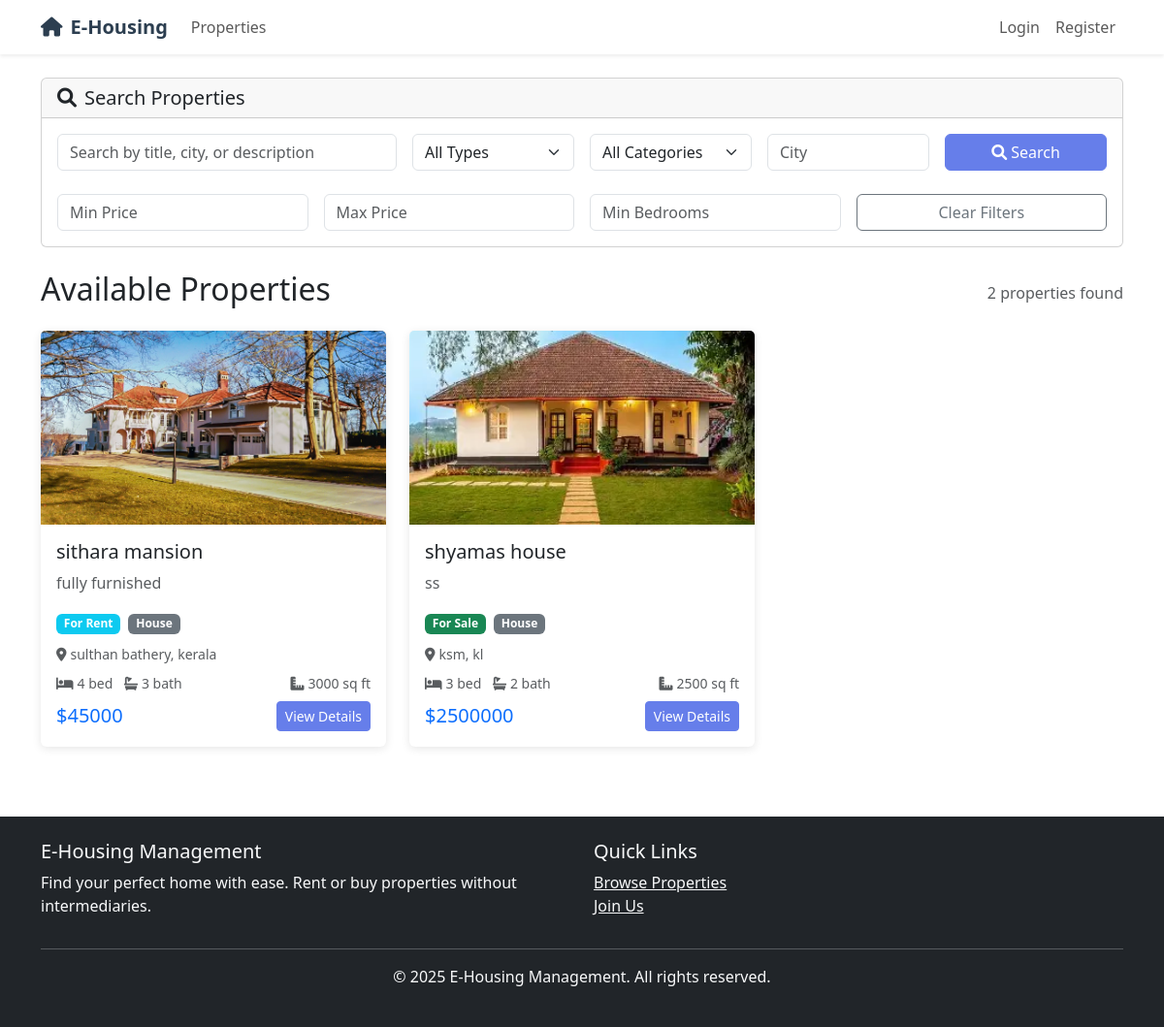
Page /properties/ on the committed database.
### properties/models.py (models this page shows, shortened)
class Property(models.Model):
    PROPERTY_TYPES = (
        ('rent', 'For Rent'),
        ('sell', 'For Sale'),
    )
    PROPERTY_CATEGORIES = (
        ('apartment', 'Apartment'),
        ('house', 'House'),
        ('villa', 'Villa'),
        ('studio', 'Studio'),
        ('room', 'Room'),
        ('commercial', 'Commercial'),
    )
    owner = models.ForeignKey(User, on_delete=models.CASCADE, related_name='properties')
    title = models.CharField(max_length=200)
    description = models.TextField()
    property_type = models.CharField(max_length=10, choices=PROPERTY_TYPES)
    category = models.CharField(max_length=20, choices=PROPERTY_CATEGORIES)
    price = models.DecimalField(max_digits=12, decimal_places=2)
    bedrooms = models.PositiveIntegerField(default=1)
    bathrooms = models.PositiveIntegerField(default=1)
    area = models.PositiveIntegerField(help_text='Area in square feet')
    address = models.TextField()
    city = models.CharField(max_length=100)
    state = models.CharField(max_length=100)
    pincode = models.CharField(max_length=10)
    is_approved = models.BooleanField(default=False)
    is_available = models.BooleanField(default=True)
    created_at = models.DateTimeField(auto_now_add=True)
    updated_at = models.DateTimeField(auto_now=True)
    parking = models.BooleanField(default=False)
    furnished = models.BooleanField(default=False)
    balcony = models.BooleanField(default=False)
    gym = models.BooleanField(default=False)
    swimming_pool = models.BooleanField(default=False)
    class Meta:
        ordering = ['-created_at']
        verbose_name_plural = 'Properties'
    def get_main_image(self):
        main_image = self.images.first()
        return main_image.image.url if main_image else None

class PropertyImage(models.Model):
    property = models.ForeignKey(Property, on_delete=models.CASCADE, related_name='images')
    image = models.ImageField(upload_to='properties/')
    caption = models.CharField(max_length=200, blank=True)
    created_at = models.DateTimeField(auto_now_add=True)
    class Meta:
        ordering = ['created_at']

### properties/views.py (the view, shortened to what this page needs)
# urls.py: path('', views.property_list, name='list'),
def property_list(request):
    form = PropertySearchForm(request.GET or None)
    properties = Property.objects.filter(is_approved=True, is_available=True)
    paginator = Paginator(properties, 12)
    page_number = request.GET.get('page')
    properties = paginator.get_page(page_number)
    context = {
        'properties': properties,
        'form': form,
    }
    return render(request, 'properties/property_list.html', context)

### templates/properties/property_list.html (shortened to what this page needs)
{% extends 'base.html' %}
{% block content %}
<div class="container mt-4">
    <div class="card mb-4">
        <div class="card-header">
            <h5 class="mb-0"><i class="fas fa-search me-2"></i>Search Properties</h5>
        </div>
        <div class="card-body">
            <form method="get">
                <div class="row g-3">
                    <div class="col-md-4">
                        {{ form.search }}
                    </div>
                    <div class="col-md-2">
                        {{ form.property_type }}
                    </div>
                    <div class="col-md-2">
                        {{ form.category }}
                    </div>
                    <div class="col-md-2">
                        {{ form.city }}
                    </div>
                    <div class="col-md-2">
                        <button type="submit" class="btn btn-primary w-100">
                            <i class="fas fa-search me-1"></i>Search
                        </button>
                    </div>
                </div>
                <div class="row g-3 mt-2">
                    <div class="col-md-3">
                        {{ form.min_price }}
                    </div>
                    <div class="col-md-3">
                        {{ form.max_price }}
                    </div>
                    <div class="col-md-3">
                        {{ form.bedrooms }}
                    </div>
                    <div class="col-md-3">
                        <a href="{% url 'properties:list' %}" class="btn btn-outline-secondary w-100">Clear Filters</a>
                    </div>
                </div>
            </form>
        </div>
    </div>
    <div class="d-flex justify-content-between align-items-center mb-3">
        <h2>Available Properties</h2>
        <span class="text-muted">{{ properties.paginator.count }} properties found</span>
    </div>
    {% if properties %}
        <div class="row">
            {% for property in properties %}
                <div class="col-lg-4 col-md-6 mb-4">
                    <div class="card property-card h-100">
                        {% if property.get_main_image %}
                            <img src="{{ property.get_main_image }}" class="card-img-top" alt="{{ property.title }}" style="height: 200px; object-fit: cover;">
                        {% else %}
                            <div class="card-img-top bg-light d-flex align-items-center justify-content-center" style="height: 200px;">
                                <i class="fas fa-home fa-3x text-muted"></i>
                            </div>
                        {% endif %}
                        <div class="card-body d-flex flex-column">
                            <h5 class="card-title">{{ property.title }}</h5>
                            <p class="card-text text-muted flex-grow-1">{{ property.description|truncatewords:15 }}</p>
                            <div class="mb-2">
                                <span class="badge bg-{% if property.property_type == 'rent' %}info{% else %}success{% endif %} me-1">
                                    {{ property.get_property_type_display }}
                                </span>
                                <span class="badge bg-secondary">{{ property.get_category_display }}</span>
                            </div>
                            <div class="mb-2">
                                <small class="text-muted">
                                    <i class="fas fa-map-marker-alt me-1"></i>{{ property.city }}, {{ property.state }}
                                </small>
                            </div>
                            <div class="d-flex justify-content-between align-items-center mb-2">
                                <span class="text-muted small">
                                    <i class="fas fa-bed me-1"></i>{{ property.bedrooms }} bed
                                    <i class="fas fa-bath ms-2 me-1"></i>{{ property.bathrooms }} bath
                                </span>
                                <span class="text-muted small">
                                    <i class="fas fa-ruler-combined me-1"></i>{{ property.area }} sq ft
                                </span>
                            </div>
                            <div class="d-flex justify-content-between align-items-center">
                                <h5 class="text-primary mb-0">${{ property.price|floatformat:0 }}</h5>
                                <a href="{% url 'properties:detail' property.pk %}" class="btn btn-primary btn-sm">
                                    View Details
                                </a>
                            </div>
                        </div>
                    </div>
                </div>
            {% endfor %}
        </div>
    {% endif %}
</div>
{% endblock %}

### templates/base.html (shortened to what this page needs)
<!DOCTYPE html>
<html lang="en">
<head>
    <link href="https://cdn.jsdelivr.net/npm/bootstrap@5.3.0/dist/css/bootstrap.min.css" rel="stylesheet">
    <link href="https://cdnjs.cloudflare.com/ajax/libs/font-awesome/6.0.0/css/all.min.css" rel="stylesheet">
</head>
<body>
    <nav class="navbar navbar-expand-lg navbar-light bg-white shadow-sm">
        <div class="container">
            <a class="navbar-brand" href="{% url 'home' %}">
                <i class="fas fa-home me-2"></i>E-Housing
            </a>
            <div class="collapse navbar-collapse" id="navbarNav">
                <ul class="navbar-nav me-auto">
                    <li class="nav-item">
                        <a class="nav-link" href="{% url 'properties:list' %}">Properties</a>
                    </li>
                </ul>
                <ul class="navbar-nav">
                    {% if user.is_authenticated %}
                        <li class="nav-item dropdown">
                            <a class="nav-link dropdown-toggle" href="#" id="navbarDropdown" role="button" data-bs-toggle="dropdown">
                                <i class="fas fa-user me-1"></i>{{ user.username }}
                            </a>
                            <ul class="dropdown-menu">
                                <li><a class="dropdown-item" href="{% url 'accounts:dashboard' %}"><i class="fas fa-tachometer-alt me-2"></i>Dashboard</a></li>
                                <li><a class="dropdown-item" href="{% url 'accounts:profile' %}"><i class="fas fa-user-edit me-2"></i>Profile</a></li>
                                <li><hr class="dropdown-divider"></li>
                                <li><a class="dropdown-item" href="{% url 'accounts:logout' %}"><i class="fas fa-sign-out-alt me-2"></i>Logout</a></li>
                            </ul>
                        </li>
                    {% else %}
                        <li class="nav-item">
                            <a class="nav-link" href="{% url 'accounts:login' %}">Login</a>
                        </li>
                        <li class="nav-item">
                            <a class="nav-link" href="{% url 'accounts:register' %}">Register</a>
                        </li>
                    {% endif %}
                </ul>
            </div>
        </div>
    </nav>
    <main>
        {% block content %}
        {% endblock %}
    </main>
    <footer class="bg-dark text-light py-4 mt-5">
        <div class="container">
            <div class="row">
                <div class="col-md-6">
                    <h5>E-Housing Management</h5>
                    <p>Find your perfect home with ease. Rent or buy properties without intermediaries.</p>
                </div>
                <div class="col-md-6">
                    <h5>Quick Links</h5>
                    <ul class="list-unstyled">
                        <li><a href="{% url 'properties:list' %}" class="text-light">Browse Properties</a></li>
                        <li><a href="{% url 'accounts:register' %}" class="text-light">Join Us</a></li>
                    </ul>
                </div>
            </div>
            <hr>
            <div class="text-center">
                <p>&copy; 2025 E-Housing Management. All rights reserved.</p>
            </div>
        </div>
    </footer>
</body>
</html>

### templates/base.html (style rules this page uses)
.navbar-brand { font-weight: bold; color: #2c3e50 !important; }
.property-card { transition: transform 0.2s; border: none; box-shadow: 0 2px 10px rgba(0,0,0,0.1); }
.btn-primary { background-color: #667eea; border-color: #667eea; }

### rows in the picture
Property: get_main_image (picture), title "sithara mansion", description "fully furnished", property_type "For Rent", category "House", city "sulthan bathery", state "kerala", bedrooms "4", bathrooms "3", area "3000", price "45000"
Property: get_main_image (picture), title "shyamas house", description "ss", property_type "For Sale", category "House", city "ksm", state "kl", bedrooms "3", bathrooms "2", area "2500", price "2500000"

### other values in the picture
{{ properties.paginator.count }} "2"
